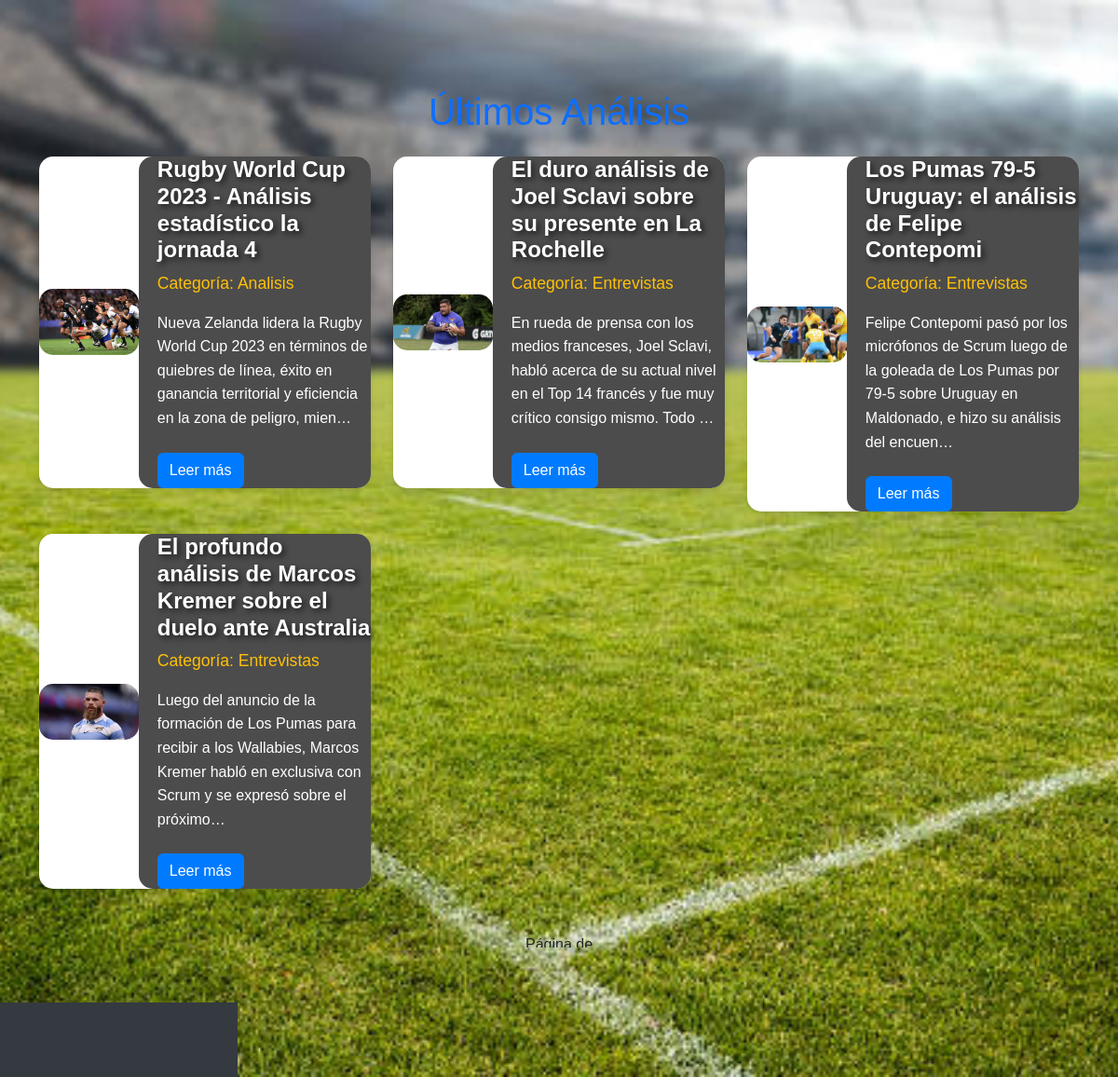
The app's page /analisis/ with its own data.
### blog/models.py (models this page shows, shortened)
class Analisis(models.Model):
    titulo = models.CharField(max_length=200)
    fecha = models.DateField()
    contenido = models.TextField()
    autor = models.CharField(max_length=100)  # Autor en lugar de entrevistado
    imagen = models.ImageField(upload_to='analisis/')
    categoria = models.CharField(max_length=100)

### blog/views.py (the view)
# urls.py: path('analisis/', views.categoria_analisis, name='categoria_analisis'),
def categoria_analisis(request):
    analisis_list = Analisis.objects.all()
    return render(request, 'categoria_analisis.html', {'analisis': analisis_list})

### blog/templates/categoria_analisis.html (shortened to what this page needs)
<!DOCTYPE html>
{% load static %}
<html lang="es">
<head>
    <link href="https://cdn.jsdelivr.net/npm/bootstrap@5.3.0-alpha1/dist/css/bootstrap.min.css" rel="stylesheet">
</head>
<body>
    <div class="container mt-5 pt-5">
        <h1 class="mb-4 text-center text-primary">Últimos Análisis</h1>
        <div class="row">
            {% for analisis in analisis %}
                <div class="col-md-4 mb-4">
                    <div class="card">
                        <div class="card-content-wrapper">
                            {% if analisis.imagen %}
                                <img src="{{ analisis.imagen.url }}" class="card-img-left" alt="{{ analisis.titulo }}">
                            {% endif %}
                            <div class="card-body-left">
                                <h5 class="card-title">{{ analisis.titulo }}</h5>
                                <p class="card-category">Categoría: {{ analisis.categoria }}</p>
                                <p class="card-text">{{ analisis.contenido|truncatechars:150 }}</p>
                                <a href="{% url 'detalle_analisis' analisis.id %}" class="btn btn-primary mt-2">Leer más</a>
                            </div>
                        </div>
                    </div>
                </div>
            {% empty %}
                <p class="text-center">No hay análisis disponibles en este momento.</p>
            {% endfor %}
        </div>
        <div class="d-flex justify-content-center mt-4">
            <span class="mx-2">Página {{ analisis.number }} de {{ analisis.paginator.num_pages }}</span>
        </div>
    </div>
    <footer>
        <p>&copy; 2024 Blog de Análisis. Todos los derechos reservados.</p>
    </footer>
</body>
</html>

### records on screen
Analisis: imagen (picture), titulo "Rugby World Cup 2023 - Análisis estadístico la jornada 4", categoria "Analisis", contenido "Nueva Zelanda lidera la Rugby World Cup 2023 en términos de quiebres de línea, éxito en ganancia territorial y eficiencia en la zona de peligro, mien…"
Analisis: imagen (picture), titulo "El duro análisis de Joel Sclavi sobre su presente en La Rochelle", categoria "Entrevistas", contenido "En rueda de prensa con los medios franceses, Joel Sclavi, habló acerca de su actual nivel en el Top 14 francés y fue muy crítico consigo mismo. Todo …"
Analisis: imagen (picture), titulo "Los Pumas 79-5 Uruguay: el análisis de Felipe Contepomi", categoria "Entrevistas", contenido "Felipe Contepomi pasó por los micrófonos de Scrum luego de la goleada de Los Pumas por 79-5 sobre Uruguay en Maldonado, e hizo su análisis del encuen…"
Analisis: imagen (picture), titulo "El profundo análisis de Marcos Kremer sobre el duelo ante Australia", categoria "Entrevistas", contenido "Luego del anuncio de la formación de Los Pumas para recibir a los Wallabies, Marcos Kremer habló en exclusiva con Scrum y se expresó sobre el próximo…"
